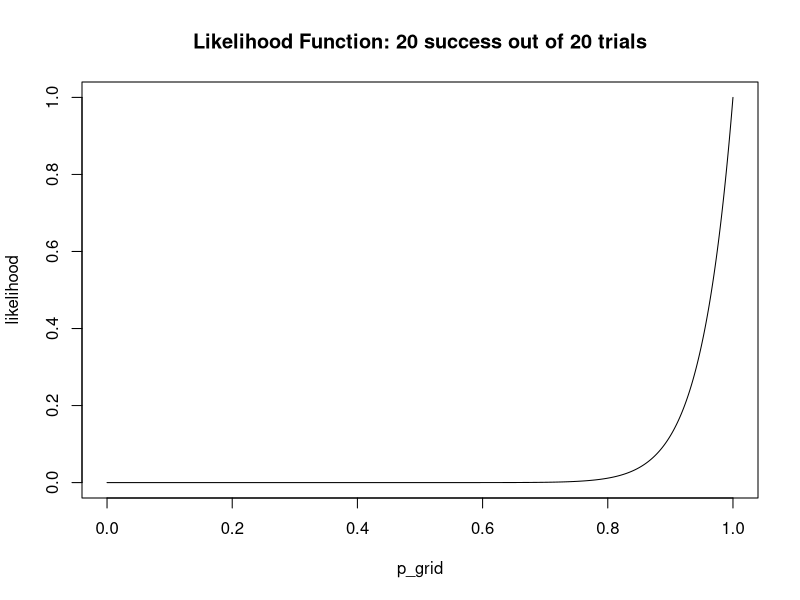

Here is the R script that generated this plot:
## ---- chunk 1
gc()
rm(list = ls())
## ---- chunk 2
library("knitr")
opts_chunk$set(echo = TRUE, cache=TRUE, message=FALSE, warning = FALSE)
options(width = 100)
library("ggplot2")
library("GGally")
library("dplyr")
## ---- chunk 3
set.seed(5107);
## ---- chunk 4
yes_count <- 842;
no_count <- 982;
n <- yes_count + no_count;
H0 <- 0.5;
alpha <- .05

pie_hat <- yes_count / n;

z_s <- (pie_hat - H0) / sqrt(H0*(1-H0)/n);

p_value <- pnorm(q = z_s)

CI <- pie_hat + c(1, -1) * qnorm(alpha/2) * sqrt(pie_hat*(1-pie_hat)/n)
## ---- chunk 5
n_better <- 20; 
n_trial <- 20;
n_simulate <- 1e4;
H0 <- 0.5;
pie_hat <- n_better/n_trial;

p_grid <- seq(from=0 , to=1 , length.out=n_simulate);

likelihood <- dbinom(x = n_better, size = n_trial, prob=p_grid);
plot(p_grid, likelihood, main = "Likelihood Function: 20 success out of 20 trials", type = 'l');
## ---- chunk 6
se <- sqrt(pie_hat * (1 - pie_hat) / n_trial)
CI <- pie_hat + c(1, -1) * qt(alpha/2, df = n_trial - 1) * se;
z_W <- (pie_hat - H0) / se;
## ---- chunk 7
se <- sqrt(H0 * (1 - H0) / n_trial);
z_S <- (pie_hat - H0) / se;
CI <- pie_hat + c(1, -1) * qt(alpha/2, df = n_trial - 1) * se;
cutoff <- qt(alpha/2, df = n_trial - 1, lower.tail = F);
## ---- chunk 8
L_H0 <- dbinom(n_better, n_trial, prob = H0, log = TRUE);
L_pie_hat <- dbinom(n_better, n_trial, prob = n_better/n_trial, log = TRUE);
z_L <- -2 * (L_H0 - L_pie_hat);
cutoff <- qchisq(.95, 1, lower.tail = T);
upper_bound <- 1 - exp(cutoff/(2*L_H0));
## ---- chunk 9
deaths <- c(109, 65, 22, 3, 1, 0);
count <- 0:5;
lamb <- mean(rep(count, times=deaths));
expected <- dpois(count, lambda = lamb) * sum(deaths);

#merge cases fewer than 5 observations
deaths_merged <- deaths[1:3];
deaths_merged[3] <- sum(deaths[-c(1, 2)]);
expected_merged <- expected[1:3];
expected_merged[3] <- sum(expected[-c(1, 2)]);
count <- 0:2;

chi_squared <- sum( ((deaths_merged - expected_merged)^2)/expected_merged );

df <- length(count) - 1 - 1;

p_value <- pchisq(chi_squared, df = df, lower.tail = F);

